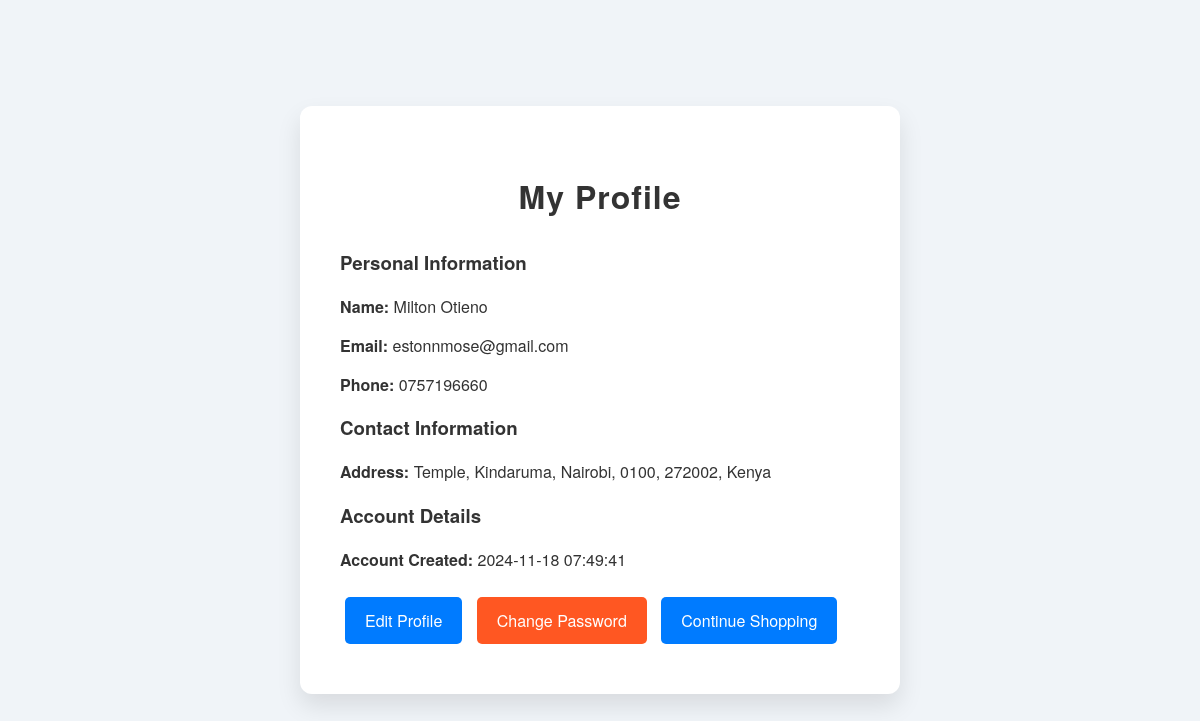
The page /user/view_profile.php (signed in) on the database its author committed.
### tables this page shows
CREATE TABLE `customers` (
  `customer_id` int(11) NOT NULL,
  `first_name` varchar(100) NOT NULL,
  `last_name` varchar(100) NOT NULL,
  `email` varchar(255) NOT NULL,
  `password` varchar(255) NOT NULL,
  `phone` varchar(20) DEFAULT NULL,
  `address_line1` varchar(255) DEFAULT NULL,
  `address_line2` varchar(255) DEFAULT NULL,
  `city` varchar(100) NOT NULL,
  `state` varchar(100) NOT NULL,
  `postal_code` varchar(20) NOT NULL,
  `country` varchar(100) NOT NULL,
  `created_at` timestamp NOT NULL DEFAULT current_timestamp(),
  `reset_token` varchar(255) DEFAULT NULL,
  `reset_token_expiry` datetime DEFAULT NULL
);

### user/view_profile.php (the view, shortened to what this page needs)
<?php
$servername = "localhost";
$username = "root";
$password = "";
$dbname = "ecommerce";
try {
    $conn = new mysqli($servername, $username, $password, $dbname);
    $customer_id = $_SESSION['customers']['id'];
    $stmt = $conn->prepare("SELECT * FROM customers WHERE customer_id = ?");
    $stmt->bind_param("i", $customer_id);
    $stmt->execute();
    $result = $stmt->get_result();
    $user = $result->fetch_assoc();
} catch (Exception $e) {
    $error = $e->getMessage();
}
?>
<!DOCTYPE html>
<html lang="en">
<head>
    <link rel="stylesheet" href="assets/css/profile.css">
</head>
<body>
    <div class="profile-container">
        <h2>My Profile</h2>
        <?php if (isset($error)): ?>
            <p class="error-message"><?php echo htmlspecialchars($error); ?></p>
        <?php else: ?>
            <div class="profile-details">
                <div class="profile-section">
                    <h3>Personal Information</h3>
                    <p><strong>Name:</strong> <?php echo htmlspecialchars($user['first_name'] . ' ' . $user['last_name']); ?></p>
                    <p><strong>Email:</strong> <?php echo htmlspecialchars($user['email']); ?></p>
                    <p><strong>Phone:</strong> <?php echo htmlspecialchars($user['phone'] ?? 'Not provided'); ?></p>
                </div>
                <div class="profile-section">
                    <h3>Contact Information</h3>
                    <?php
                    $address_parts = array_filter([
                        $user['address_line1'],
                        $user['address_line2'],
                        $user['city'],
                        $user['state'],
                        $user['postal_code'],
                        $user['country']
                    ]);
                    ?>
                    <p><strong>Address:</strong> <?php echo htmlspecialchars(implode(', ', $address_parts) ?: 'No address provided'); ?></p>
                </div>
                <div class="profile-section">
                    <h3>Account Details</h3>
                    <p><strong>Account Created:</strong> <?php echo htmlspecialchars($user['created_at']); ?></p>
                </div>
                <div class="profile-actions">
                    <a href="edit_profile.php" class="btn-edit">Edit Profile</a>
                    <a href="changepassword.php" class="btn-change-password">Change Password</a>
                    <a href="dashboard.php" class="btn-edit">Continue Shopping</a>
                </div>
            </div>
        <?php endif; ?>
    </div>
</body>
</html>

### user/assets/css/profile.css (style rules this page uses)
body { font-family: 'Helvetica Neue', Arial, sans-serif; background-color: #f0f4f8; margin: 0; padding: 0; display: flex; justify-content: center; align-items: center; height: 100vh; color: #333; }
.profile-container { width: 50%; max-width: 900px; background-color: #ffffff; padding: 40px; border-radius: 12px; box-shadow: 0 12px 24px rgba(0, 0, 0, 0.1); box-sizing: border-box; overflow: hidden; transition: all 0.3s ease; }
h2 { font-size: 32px; font-weight: 600; text-align: center; color: #333; margin-bottom: 30px; letter-spacing: 1px; }
.btn-edit, .btn-change-password { background-color: #4CAF50; color: white; padding: 12px 20px; font-size: 16px; border: none; border-radius: 5px; text-align: center; text-decoration: none; display: inline-block; margin: 10px 5px; cursor: pointer; transition: background-color 0.3s ease, transform 0.3s ease; }
.btn-edit { background-color: #007BFF; }
.btn-change-password { background-color: #FF5722; }

### rows shown on the page
customers: first_name+last_name "Milton Otieno", email "estonnmose@gmail.com", phone "0757196660", created_at "2024-11-18 07:49:41"

### other values the page prints
implode(', ', $address_parts) ?: 'No address provided' "Temple, Kindaruma, Nairobi, 0100, 272002, Kenya"
